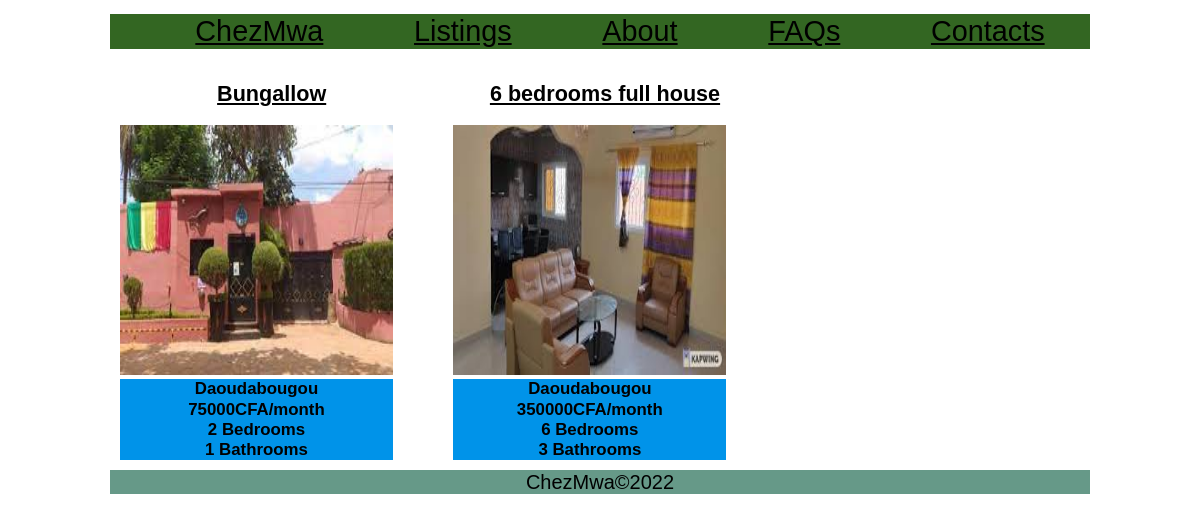
Screenshot of /listings/listings?neighborhood_list=Daoudabougou with the database file from the repository.
### pages/models.py (models this page shows, shortened)
class Listing(models.Model):
    title = models.CharField(max_length=200)
    state = models.ForeignKey(State, on_delete=models.DO_NOTHING)
    neighborhood = models.ForeignKey(Neighborhood, on_delete=models.CASCADE)
    bedrooms = models.IntegerField()
    bathrooms = models.IntegerField()
    garages = models.IntegerField()
    price = models.IntegerField()
    is_highstanding = models.BooleanField(default=False)
    type = models.TextField()
    description = models.TextField()
    photo_main = models.ImageField(upload_to='photos/%Y/%m/%d/')
    photo_1 = models.ImageField(upload_to='photos/%Y/%m/%d/', blank=True)
    photo_2 = models.ImageField(upload_to='photos/%Y/%m/%d/', blank=True)
    photo_3 = models.ImageField(upload_to='photos/%Y/%m/%d/', blank=True)
    photo_4 = models.ImageField(upload_to='photos/%Y/%m/%d/', blank=True)
    photo_5 = models.ImageField(upload_to='photos/%Y/%m/%d/', blank=True)
    photo_6 = models.ImageField(upload_to='photos/%Y/%m/%d/', blank=True)
    realtor = models.ForeignKey(Realtor, on_delete=models.CASCADE)
    list_date = models.DateTimeField(auto_now_add=True)
    modified_date = models.DateTimeField(auto_now=True)

class Neighborhood(models.Model):
    neighborhood_name = models.CharField(max_length=200)
    neighborhood_state = models.ForeignKey(State, on_delete=models.CASCADE)
    neighborhood_image = models.ImageField(upload_to='neighborhood_image', blank=True, default='house.jpg')
    def __str__(self):
        return str(self.neighborhood_name)

### listings/views.py (the view)
# urls.py: path('listings/', include('listings.urls')),
def listings(request):
    listings = Listing.objects.order_by('-list_date')
    neighborhood_list = request.GET.get('neighborhood_list')
    if neighborhood_list != '' and neighborhood_list is not None:
        listings = listings.filter(neighborhood__neighborhood_name__exact=neighborhood_list)
    paginator = Paginator(listings, 9)
    page = request.GET.get('page')
    paged_listings = paginator.get_page(page)
    context = {
        'listings': paged_listings,
    }
    return render(request, 'listings/listings.html', context)

### templates/listings/listings.html
{% extends 'base.html' %}
{% load static %}
{% block content%}
<link rel="stylesheet" href="{% static 'css/listings.css' %}">
<section class="listings">
  {% for post in listings %}
  <div class="listing_card">
    <a href="{% url 'listing' post.id %}">
      <h2>{{ post.title }}</h2>
      <img src="{{ post.photo_main.url }}">
    </a>
    <div class="card_details">
      <h3>{{ post.neighborhood }}</h3>
      <h3>{{ post.price }}CFA/month</h3>
      <h3>{{ post.bedrooms }} Bedrooms</h3>
      <h3>{{ post.bathrooms }} Bathrooms</h3>
    </div>
  </div>
  {% endfor %}
</section>
{% endblock %}

### chezmwa/static/css/style.css (style rules this page uses)
body { width: 90%; max-width: 980px; margin: 0 auto; font: .9em/1.2 Arial, Helvetica, sans-serif; }
h1, h2, h3, p { text-align: center; }
h3 { margin: 0; }
.listing_card { margin-left: 10px; }
.card_details { width: 90%; margin-top: 0; background-color: #0093E9; }
img { max-width: 90%; height: 250px; }
a:link, a:visited { color: black; }

### chezmwa/static/css/listings.css (style rules this page uses)
.listings { display: grid; grid-template-columns: 1fr 1fr 1fr; gap: 20px; }

### rows the page displays
Listing: title "Bungallow", photo_main (picture), neighborhood "Daoudabougou", price "75000", bedrooms "2", bathrooms "1"
Listing: title "6 bedrooms full house", photo_main (picture), neighborhood "Daoudabougou", price "350000", bedrooms "6", bathrooms "3"
